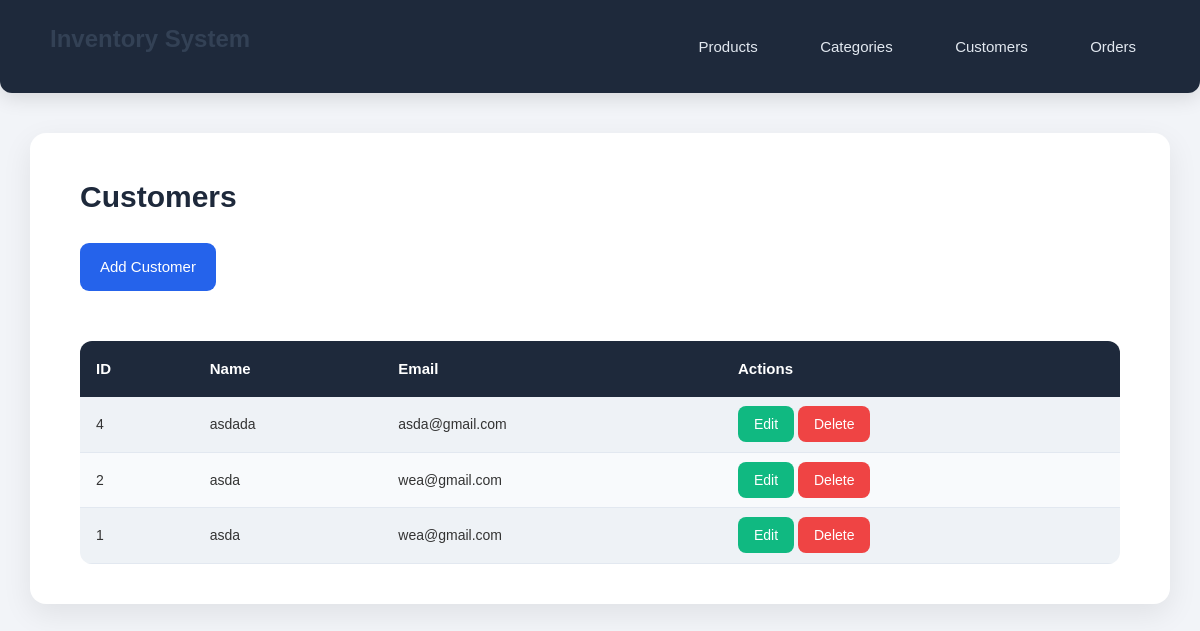
The page /customers.php on the database its author committed.
### tables this page shows
CREATE TABLE `customers` (
  `id` int(11) NOT NULL,
  `name` varchar(255) NOT NULL,
  `email` varchar(255) NOT NULL,
  `phone` varchar(50) DEFAULT NULL,
  `created_at` datetime DEFAULT current_timestamp()
);

### customers.php (the view, shortened to what this page needs)
<?php
include 'database.php';
$result = mysqli_query($conn,"SELECT * FROM customers ORDER BY id DESC");
?>
<!DOCTYPE html>
<html>
<head>
    <link rel="stylesheet" href="style.css">
</head>
<body>
<div class="navbar">
    <div class="nav-left"><h2>Inventory System</h2></div>
    <div class="nav-right">
        <a href="index.php">Products</a>
        <a href="manage_categories.php">Categories</a>
        <a href="customers.php">Customers</a>
        <a href="orders.php">Orders</a>
    </div>
</div>
<div class="container">
    <h1>Customers</h1>
    <a class="btn" href="add_customer.php">Add Customer</a>
    <table class="table">
        <tr>
            <th>ID</th>
            <th>Name</th>
            <th>Email</th>
            <th>Actions</th>
        </tr>
        <?php while($row=mysqli_fetch_assoc($result)){ ?>
        <tr>
            <td><?= $row['id'];?></td>
            <td><?= $row['name'];?></td>
            <td><?= $row['email'];?></td>
            <td>
                <a class="btn-edit" href="edit_customer.php?id=<?= $row['id'];?>">Edit</a>
                <a class="btn-delete" href="delete_customer.php?id=<?= $row['id'];?>"
                   onclick="return confirm('Delete this customer?');">Delete</a>
            </td>
        </tr>
        <?php } ?>
    </table>
</div>
</body>
</html>

### style.css (style rules this page uses)
* { margin: 0; padding: 0; box-sizing: border-box; }
body { font-family: "Poppins", sans-serif; background: #F2F4F8; color: #333; line-height: 1.6; padding-bottom: 50px; }
.navbar { background: #1E293B; padding: 20px 50px; display: flex; justify-content: space-between; align-items: center; color: #FFF; box-shadow: 0 5px 20px rgba(0,0,0,0.12); border-radius: 0 0 12px 12px; }
.nav-left h2 { font-size: 24px; font-weight: 600; }
.nav-right a { color: #E2E8F0; text-decoration: none; margin-left: 30px; font-size: 15px; padding: 10px 14px; border-radius: 8px; transition: 0.3s; }
.container { width: 95%; max-width: 1250px; background: white; margin: 40px auto; padding: 40px 50px; border-radius: 16px; box-shadow: 0 10px 30px rgba(0,0,0,0.08); animation: fadeIn 0.5s ease; }
h1 { font-size: 30px; margin-bottom: 22px; font-weight: 700; color: #1E293B; }
h2 { font-size: 22px; margin-bottom: 15px; font-weight: 600; color: #334155; }
.btn { background: #2563EB; color: white; padding: 12px 20px; border-radius: 9px; font-size: 15px; text-decoration: none; display: inline-block; transition: 0.3s; margin-bottom: 20px; }
.btn-edit { background: #10B981; color: #FFF; padding: 10px 16px; border-radius: 8px; font-size: 14px; text-decoration: none; }
.btn-delete { background: #EF4444; color: white; padding: 10px 16px; border-radius: 8px; font-size: 14px; text-decoration: none; }
.table { width: 100%; border-collapse: collapse; margin-top: 30px; overflow: hidden; border-radius: 12px; }
.table th { background: #1E293B; color: #FFF; padding: 16px; font-size: 15px; text-align: left; }
.table td { background: #F8FAFC; padding: 16px; border-bottom: 1px solid #E2E8F0; font-size: 14px; }
.table tr:nth-child(even) td { background: #EEF2F6; }

### rows shown on the page
customers: id "4", name "asdada", email "asda@gmail.com"
customers: id "2", name "asda", email "wea@gmail.com"
customers: id "1", name "asda", email "wea@gmail.com"
